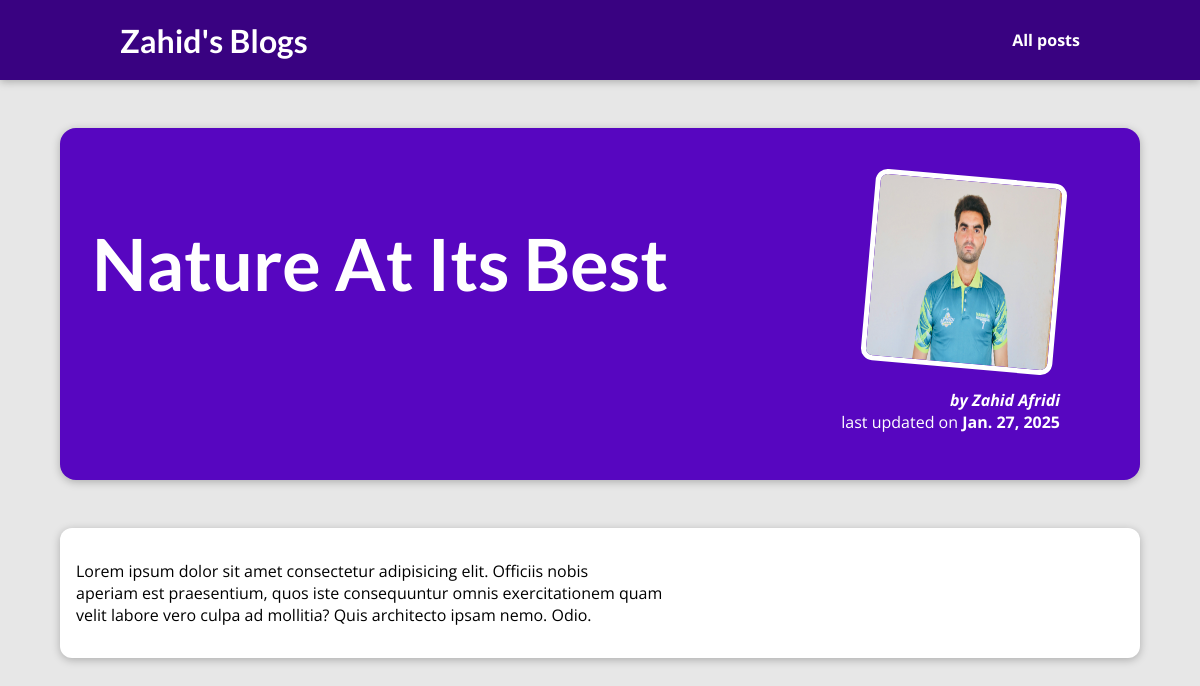
The app's page /posts/4/ with its own data.
### blog/models.py (models this page shows, shortened)
class Posts(models.Model):
    title = models.CharField(max_length=100)
    excerpt = models.CharField(max_length=200)
    image_name = models.CharField(max_length=50)
    date = models.DateField(auto_now=True)
    content = models.TextField(validators=[MinLengthValidator(10)])
    author = models.ForeignKey(Author,on_delete=models.SET_NULL,null=True)
    tag = models.ManyToManyField(Tag)

class Author(models.Model):
    first_name = models.CharField(max_length=50)
    last_name = models.CharField(max_length=50)
    e_mail = models.EmailField()
    def __str__(self):
        return f"{self.first_name} {self.last_name}"

### blog/views.py (the view)
# urls.py: path("posts/<int:id>/", views.post_details, name="post-details"),  ]
def post_details(request, id):
    identified_post = get_object_or_404(Posts, id=id)
    return render(request, "blog/post-details.html", {
        "post": identified_post
    })

### blog/templates/blog/post-details.html (shortened to what this page needs)
{%extends "base.html"%}
{%load static %}
{% block css_files %}
<link rel="stylesheet" href="{% static 'blog/post-details.css' %}">
{%endblock%}
{% block content %}
 <section id="summary">
    <h2>{{post.title}}</h2>
    <article>
        <img src="{% static 'blog/imgs/'|add:post.image_name %}" alt="{{ post.title }}"/>
        <address>by <a href="mailto:{{ post.author.e_mail }}"> {{post.author}}</a></address>
        <div>
            last updated on <time>{{post.date}}</time>
        </div>
    </article>
 </section>
 <main>
    <p>{{post.content|linebreaks}}</p>
 </main>
{%endblock%}

### static/app.css (style rules this page uses)
* { box-sizing: border-box; }
html { font-family: 'Open Sans', 'Lato', sans-serif; }
body { margin: 0; }
h1, h2, h3 { font-family: 'Lato', sans-serif; font-weight: bold; }

### blog/static/blog/post-details.css (style rules this page uses)
body { background-color: #e7e7e7; }
#summary { margin: 8rem auto 3rem auto; padding: 2rem; width: 90%; max-width: 90rem; border-radius: 16px; background-color: #5706c0; position: relative; box-shadow: 0 2px 8px rgba(0, 0, 0, 0.25); height: 22rem; }
#summary h2 { color: white; font-size: 4.5rem; }
#summary article { position: absolute; top: 2rem; right: 3rem; padding: 1rem 2rem; border-radius: 12px; text-align: right; color: white; }
#summary article img { width: 12rem; height: 12rem; border-radius: 12px; transform: rotateZ(5deg); border: 5px solid white; margin-bottom: 1rem; }
#summary address { font-weight: bold; }
#summary a { color: white; text-decoration: none; }
#summary time { font-weight: bold; }
main { width: 90%; max-width: 90rem; margin: 3rem auto; background-color: white; padding: 1rem; border-radius: 12px; box-shadow: 0 2px 8px rgba(0, 0, 0, 0.25); }

### records on screen
Posts: title "Nature At Its Best", image_name (picture), author "Zahid Afridi", date "Jan. 27, 2025", content "Lorem ipsum dolor sit amet consectetur adipisicing elit. Officiis nobis aperiam est praesentium, quos iste consequuntur omnis exercitationem quam velit labore vero culpa ad mollitia? Quis architecto ipsam nemo. Odio."
